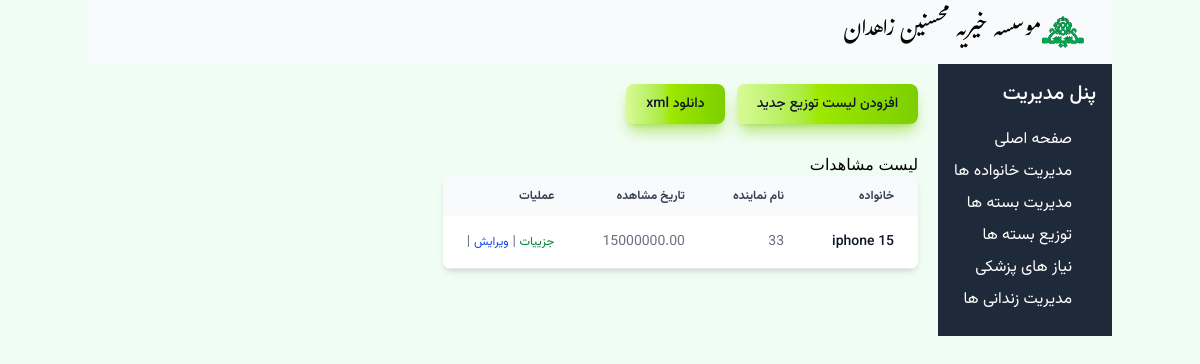
Page /packages/ on the committed database.
### Mohsenin/models.py (models this page shows, shortened)
class Package(models.Model):
    name = models.CharField(max_length=100)
    max_members = models.PositiveIntegerField()
    cost = models.DecimalField(max_digits=10, decimal_places=2)
    description = models.TextField()

### Mohsenin/views.py (the view)
# urls.py: path("packages/", views.PackageListView.as_view(), name="packages_list"),
class PackageListView(ListView):
    template_name = "Package/package_list.html"
    model = Package
    context_object_name = "packages"

### Mohsenin/templates/Package/package_list.html
{% extends "base.html" %}
{% block content %}
<div class="py-5 vazir-medium no-print">
<button type="button" class="text-gray-900 bg-gradient-to-r from-lime-200 via-lime-400 to-lime-500 hover:bg-gradient-to-br focus:ring-4 focus:outline-none focus:ring-lime-300 dark:focus:ring-lime-800 shadow-lg shadow-lime-500/50 dark:shadow-lg dark:shadow-lime-800/80 font-medium rounded-lg text-sm px-5 py-2.5 text-center me-2 mb-2"><a href="{% url 'package_create' %}">افزودن لیست توزیع جدید</a></button>
<button type="button" class="text-gray-900 bg-gradient-to-r from-lime-200 via-lime-400 to-lime-500 hover:bg-gradient-to-br focus:ring-4 focus:outline-none focus:ring-lime-300 dark:focus:ring-lime-800 shadow-lg shadow-lime-500/50 dark:shadow-lg dark:shadow-lime-800/80 font-medium rounded-lg text-sm px-5 py-2.5 text-center me-2 mb-2"><a href="{% url 'download_package' %}">دانلود xml</a></button>
</div>
<h2>لیست مشاهدات</h2>
<div class="relative overflow-x-auto shadow-md sm:rounded-lg">
<table class="w-full text-sm text-left rtl:text-right text-gray-500 dark:text-gray-400">
    <thead class="text-xs text-gray-700 uppercase bg-gray-50 dark:bg-gray-700 dark:text-gray-400">
    <tr class='vazir-semibold'>
        <th scope="col" class="px-6 py-3 text-end">خانواده</th>
        <th scope="col" class="px-6 py-3 text-right">نام نماینده</th>
        <th scope="col" class="px-6 py-3 text-right">تاریخ مشاهده</th>
        <th scope="col" class="px-6 py-3 text-right">عملیات</th>
    </tr>
</thead>
<tbody>
    {% for package in packages %}
    <tr class="bg-white border-b dark:bg-gray-800 dark:border-gray-700 border-gray-200 hover:bg-gray-50 dark:hover:bg-gray-600 vazir-normal">
        <th scope="row" class="px-6 py-4 font-medium text-gray-900 whitespace-nowrap dark:text-white">{{ package.name }}</th>
        <td class="px-6 py-4">{{ package.max_members }}</td>
        <td class="px-6 py-4">{{ package.cost }}</td>
        <td  class="px-6 py-4 no-print">
            <a href="{% url 'package_detail' package.pk %}" class="text-green-700 text-xs">جزییات</a> |
            <a href="{% url 'package_update' package.pk %}" class="text-blue-700 text-xs">ویرایش</a> |
            </td>
    </tr>
    {% endfor %}
</tbody>
</table>
</div>
{% endblock %}

### rows in the picture
Package: name "iphone 15", max_members "33", cost "15000000.00"
